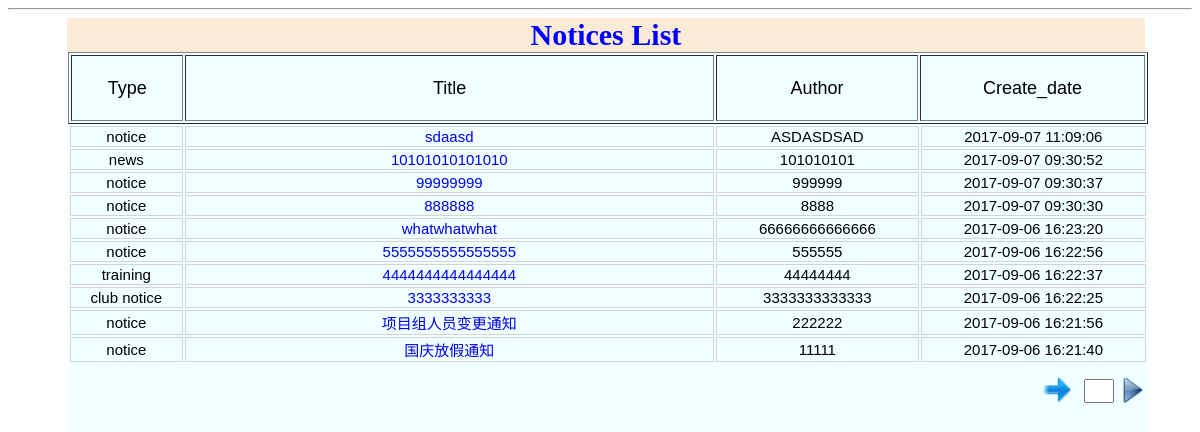
Page /notices_list/1 (signed in) on the committed database.
### app/models.py (models this page shows)
class Notices(db.Model):
    id = db.Column(db.Integer,primary_key=True)
    title = db.Column(db.String(512),index=True,unique=True)
    author = db.Column(db.String(128),index=True)
    content = db.Column(db.String(1024),index=True)
    species = db.Column(db.String(128),index=True)
    create_date = db.Column(db.String(128),index=True)
    old_title = db.Column(db.String(512),index=True,unique=True)
    old_content = db.Column(db.String(1024),index=True)
    old_species = db.Column(db.String(128),index=True)
    latest_modify_date = db.Column(db.String(128),index=True)

### app/views.py (the view, shortened to what this page needs)
@app.route('/notices_list/<int:page_index>',methods=['GET','POST'])
@login_required
def get_notices_list_index(page_index = 1):
    form = JumpNotice()
    notices_list = models.Notices.query.paginate(page_index,LIST_NUM_PER_PAGE,False)
    for i in (notices_list.items):
        print(i.id)
    if form.validate_on_submit():
        return redirect("/notices_list/"+str(form.page_num.data))
    elif notices_list.has_next:
        notices_num=[]
        for i in range(LIST_NUM_PER_PAGE*(page_index-1),LIST_NUM_PER_PAGE*(page_index)):
            notices_num.append(i)
        notices_num = notices_num[::-1]
        return render_template("notices_list.html",notices_num=notices_num,notices_list=notices_list,page_index=page_index,page_full_num=LIST_NUM_PER_PAGE,form=form)

### app/forms.py
class JumpNotice(Form):
    page_num = IntegerField(validators=[DataRequired()])

### app/views.py (called while the page is built)
@lm.user_loader
def load_user(id):
    return User.query.get(int(id))

@app.before_request
def before_request():
    g.user = current_user

### app/templates/notices_list.html (shortened to what this page needs)
{% extends 'base.html' %}
{% from '_field.html' import render_field %}
{% block content %}
<div>
    <div class="notices_list_top"><b>Notices List</b></div>
    <div class="notices_list_content">
        <table class="notices_list_label" border="1">
            <tr>
                <td class="notices_list_type">Type</td>
                <td class="notices_list_title">Title</td>
                <td class="notices_list_author">Author</td>
                <td class="notices_list_create_date">Create_date</td>
            </tr>
        </table>
        <table class="notices_list_table">
            {% for i in notices_num %}
                <tr>
                    <td class="notices_list_table_type">{{notices_list.items[i-(page_index-1)*page_full_num].species}}</td>
                    <td class="notices_list_table_title">
                        <a href="/notices/{{notices_list.items[i-(page_index-1)*page_full_num].id}}" class="notices_list_content_lists">
                            {{notices_list.items[i-(page_index-1)*page_full_num].title}}
                        </a>
                    </td>
                    <td class="notices_list_table_author">{{notices_list.items[i-(page_index-1)*page_full_num].author}}</td>
                    <td class="notices_list_table_create_date">{{notices_list.items[i-(page_index-1)*page_full_num].create_date}}</td>
               </tr>
            {% endfor %}
        </table>
        <div class="notices_list_directions">
            <span class="notices_list_directions_form">
                <form method="post" action="">
                    <span id="notices_list_direction_input">{{form.page_num}}</span>
                    <span><input type=image src="../static/PIC/ok_01.png" id="notices_list_ok_img" alt="Submit"></span>
                </form>
            </span>
            {% if notices_list.has_next %}
                <span class="notices_list_directions_next">
                    <a href="/notices_list/{{notices_list.next_num}}">
                        <img src="../static/PIC/next_1.png" id="notices_list_next_img">
                    </a>
                    <span>&nbsp;&nbsp;</span>
                </span>
            {% endif %}
        </div>
    </div>
</div>
{% endblock %}

### app/static/Mycss.css (style rules this page uses)
.notices_list_top { width: 91%; height: 20%; background-color: antiquewhite; font-size: 30px; text-align: center; margin-left: 5%; color: blue; }
.notices_list_content { position: absolute; width: 90%; height: 90%; background-color: azure; margin-left: 5%; }
.notices_list_directions { #border: 1px solid blue; width: 16%; height: 5%; margin-top: 1%; float: right; }
.notices_list_label { width: 100%; height: 10%; }
.notices_list_table { width: 100%; height: 30%; }
.notices_list_type { width: 10%; text-align: center; font-family: sans-serif; font-size: 18px; }
.notices_list_title { width: 47%; text-align: center; font-family: sans-serif; font-size: 18px; }
.notices_list_author { width: 18%; text-align: center; font-family: sans-serif; font-size: 18px; }
.notices_list_create_date { width: 20%; text-align: center; font-family: sans-serif; font-size: 18px; }
.notices_list_table_type { width: 10%; text-align: center; font-family: sans-serif; font-size: 15px; border: 1px solid lightgray; }
.notices_list_table_title { width: 47%; text-align: center; font-family: sans-serif; font-size: 15px; border: 1px solid lightgray; }
.notices_list_table_author { width: 18%; text-align: center; font-family: sans-serif; font-size: 15px; border: 1px solid lightgray; }
.notices_list_table_create_date { width: 20%; text-align: center; font-family: sans-serif; font-size: 15px; border: 1px solid lightgray; }
#notices_list_next_img,#notices_list_prev_img,#notices_list_ok_img { width: 30px; height: 30px; }
.notices_list_content_lists { text-decoration: none; }
.notices_list_directions span > a { text-decoration: none; }
.notices_list_directions_form { float: right; }
#notices_list_direction_input input { width: 22px; height: 18px; position: relative; bottom: 9px; text-align: center; }
.notices_list_directions_next { float: right; }

### rows in the picture
Notices: species "notice", title "sdaasd", author "ASDASDSAD", create_date "2017-09-07 11:09:06"
Notices: species "news", title "10101010101010", author "101010101", create_date "2017-09-07 09:30:52"
Notices: species "notice", title "99999999", author "999999", create_date "2017-09-07 09:30:37"
Notices: species "notice", title "888888", author "8888", create_date "2017-09-07 09:30:30"
Notices: species "notice", title "whatwhatwhat", author "66666666666666", create_date "2017-09-06 16:23:20"
Notices: species "notice", title "5555555555555555", author "555555", create_date "2017-09-06 16:22:56"
Notices: species "training", title "4444444444444444", author "44444444", create_date "2017-09-06 16:22:37"
Notices: species "club notice", title "3333333333", author "3333333333333", create_date "2017-09-06 16:22:25"
Notices: species "notice", title "项目组人员变更通知", author "222222", create_date "2017-09-06 16:21:56"
Notices: species "notice", title "国庆放假通知", author "11111", create_date "2017-09-06 16:21:40"
